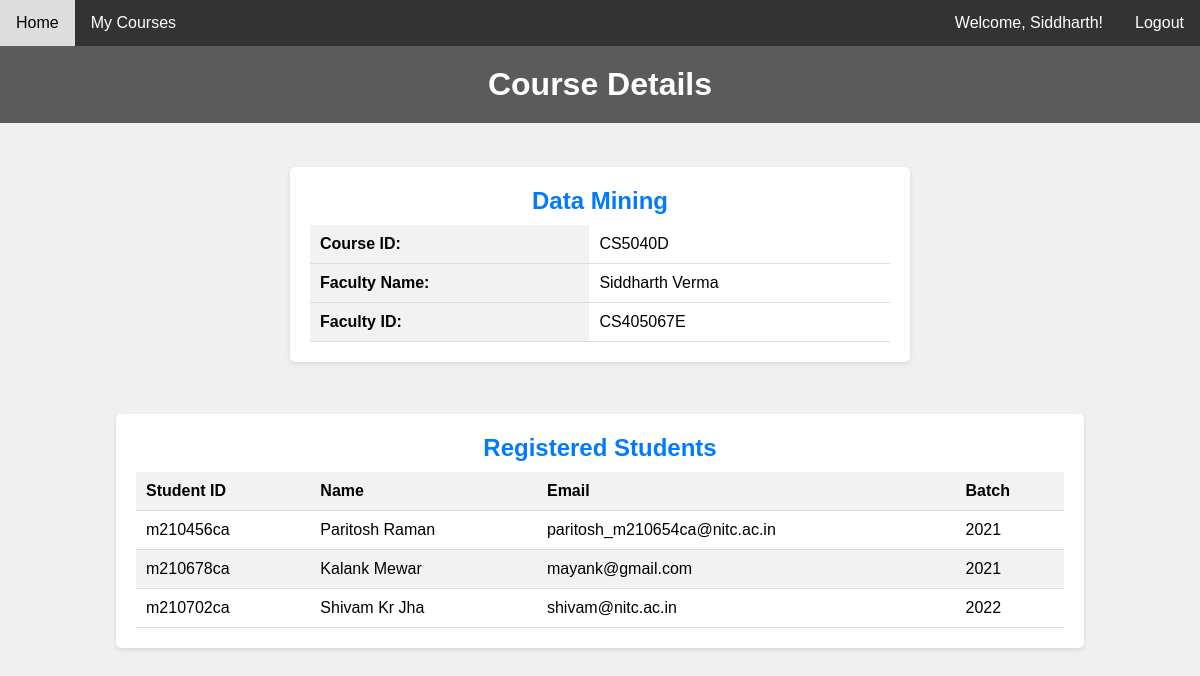
Page /course/CS5040D (signed in) on the committed database.
### tables this page shows
CREATE TABLE Course (
                        cid VARCHAR(7) PRIMARY KEY NOT NULL,
                        cname VARCHAR NOT NULL,
                        faculty VARCHAR(9),

                        FOREIGN KEY(faculty) REFERENCES Faculty(id)
                    );

CREATE TABLE Student (
                        id VARCHAR(9) PRIMARY KEY NOT NULL,
                        password_hashed VARCHAR(20) NOT NULL,
                        fname VARCHAR NOT NULL,
                        lname VARCHAR,
                        email VARCHAR,
                        contact VARCHAR(10),
                        batch INTEGER NOT NULL,
                        department_id VARCHAR(4),

                        FOREIGN KEY(department_id) REFERENCES Department(did)
                    );

### main.py (the view)
@app.route('/course/<course_id>')
def course_details(course_id):
    if 'id' in session:
        if session['user_type'] == 'faculty' or session['user_type'] == 'admin':
            pass
        else:
            return redirect(url_for('index'))
    else:
        return redirect(url_for('index'))
    faculty = Faculty()
    data = faculty.course_details(course_id)
    return render_template('course_detail.html', data = data)

### templates/course_detail.html (shortened to what this page needs)
<!DOCTYPE html>
<html lang="en">
<head>
</head>
<body>
    {% include 'navbar.html' %}
    <header>
        <h1>Course Details</h1>
    </header>
    <section class="course-section">
        <div class="course-details">
            <h2>{{ data['course_name'] }}</h2>
            <table class="course-table">
                <tr>
                    <th>Course ID:</th>
                    <td>{{ data['course_id'].upper() }}</td>
                </tr>
                <tr>
                    <th>Faculty Name:</th>
                    <td>{{ data['faculty_name'] }}</td>
                </tr>
                <tr>
                    <th>Faculty ID:</th>
                    <td>{{ data['faculty_id'].upper() }}</td>
                </tr>
            </table>
        </div>
        <div class="students">
            <h2>Registered Students</h2>
            <table class="student-table">
                <thead>
                    <tr>
                        <th>Student ID</th>
                        <th>Name</th>
                        <th>Email</th>
                        <th>Batch</th>
                    </tr>
                </thead>
                <tbody>
                    {% for row in data['student_list'] %}
                        <tr>
                            <td>{{ row[0] }}</td>
                            <td>{{ row[1] }}</td>
                            <td>{{ row[2] }}</td>
                            <td>{{ row[3] }}</td>
                        </tr>
                    {% endfor %}
                </tbody>
            </table>
        </div>
    </section>
</body>
</html>

### templates/course_detail.html (style rules this page uses)
html, body, h1, h2, p, table { margin: 0; padding: 0; }
body { font-family: Arial, sans-serif; background-color: #f0f0f0; text-align: center; }
header { background-color: #5c5b5b; color: #fff; padding: 20px; }
.course-section { display: flex; flex-direction: column; align-items: center; margin: 20px; }
.course-details, .students { margin-top: 1.5em; background-color: #fff; box-shadow: 0 2px 4px rgba(0, 0, 0, 0.1); padding: 20px; border-radius: 5px; width: 80%; margin-bottom: 20px; }
.students { margin-top: 2em; }
.course-details { width: 50%; }
.course-details h2, .students h2 { margin-bottom: 10px; color: #007bff; }
.course-table, .student-table { width: 100%; border-collapse: collapse; margin-top: 10px; }
.course-table th, .course-table td, .student-table th, .student-table td { padding: 10px; text-align: left; border-bottom: 1px solid #ddd; }
.course-table th, .student-table th { background-color: #f2f2f2; font-weight: bold; }
.student-table tbody tr:nth-child(even) { background-color: #f2f2f2; }

### templates/navbar.html (style rules this page uses)
body { font-family: Arial, sans-serif; margin: 0; padding: 0; }

### rows in the picture
Course: course_name "Data Mining", course_id "CS5040D", faculty_id "CS405067E"
Student: id "m210456ca", row "Paritosh Raman", email "paritosh_m210654ca@nitc.ac.in", batch "2021"
Student: id "m210678ca", row "Kalank Mewar", email "mayank@gmail.com", batch "2021"
Student: id "m210702ca", row "Shivam Kr Jha", email "shivam@nitc.ac.in", batch "2022"

### other values in the picture
{{ session['username'] }} "Siddharth"
{{ data['faculty_name'] }} "Siddharth Verma"
